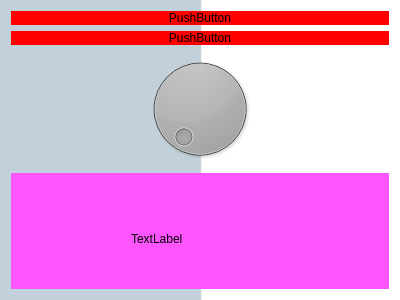
<?xml version="1.0" encoding="UTF-8"?>
<ui version="4.0">
 <class>Page</class>
 <widget class="QWidget" name="Page">
  <property name="geometry">
   <rect>
    <x>0</x>
    <y>0</y>
    <width>400</width>
    <height>300</height>
   </rect>
  </property>
  <property name="windowTitle">
   <string>Dynamic page example</string>
  </property>
  <property name="styleSheet">
   <string notr="true">QWidget
{
	background-color: qlineargradient(spread:pad, x1:1, y1:1, x2:0, y2:1, stop:0 rgba(255, 255, 255, 255), stop:0.495 rgba(255, 255, 255, 255), stop:0.5 rgba(194, 209, 217, 255), stop:1 rgba(194, 209, 217, 255));
}
QPushButton { background-color: red; border: none; }
pushButton_2
{
 background-color: black; border: none;
}</string>
  </property>
  <layout class="QVBoxLayout" name="verticalLayout">
   <item>
    <widget class="QPushButton" name="pushButton_2">
     <property name="styleSheet">
      <string notr="true"/>
     </property>
     <property name="text">
      <string>PushButton</string>
     </property>
    </widget>
   </item>
   <item>
    <widget class="QPushButton" name="pushButton">
     <property name="text">
      <string>PushButton</string>
     </property>
    </widget>
   </item>
   <item>
    <widget class="QDial" name="dial">
     <property name="styleSheet">
      <string notr="true"/>
     </property>
    </widget>
   </item>
   <item>
    <widget class="QWidget" name="widget" native="true">
     <property name="styleSheet">
      <string notr="true">background-color: rgb(255, 85, 255);</string>
     </property>
     <widget class="QLabel" name="label">
      <property name="geometry">
       <rect>
        <x>120</x>
        <y>30</y>
        <width>181</width>
        <height>71</height>
       </rect>
      </property>
      <property name="text">
       <string>TextLabel</string>
      </property>
     </widget>
    </widget>
   </item>
  </layout>
 </widget>
 <resources/>
 <connections/>
</ui>
